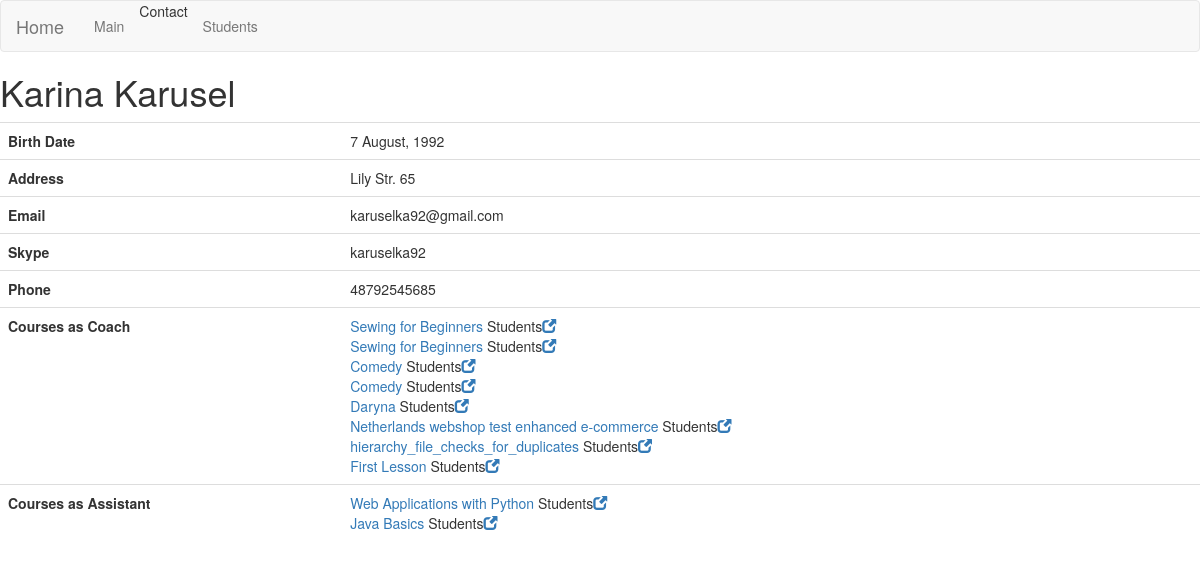
The app's page /coaches/2/, older data.
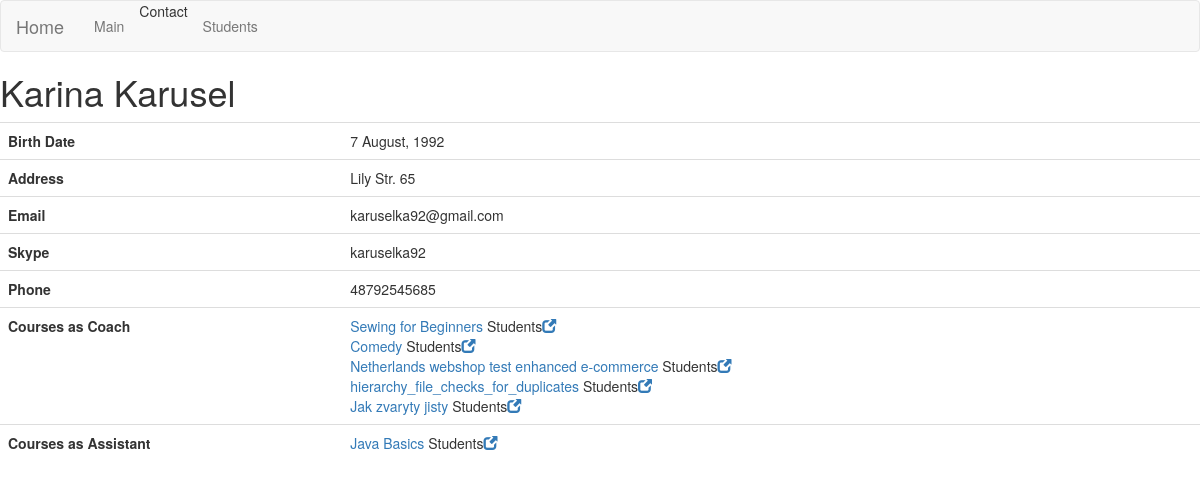
The same page, newer data.
### courses/models.py (models this page shows)
class Course(models.Model):
    name = models.CharField(max_length = 100)
    short_description = models.CharField(max_length = 220)
    description = models.TextField()
    coach = models.ForeignKey(Coach, blank=True, null=True, related_name='coach_courses', on_delete = models.CASCADE)
    assistant = models.ForeignKey(Coach, blank=True, null=True, related_name = 'assistant_courses', on_delete=models.CASCADE)
    def __str__(self):
        return self.name

### coaches/views.py (the view)
# urls.py: url(r'^(?P<pk>[0-9]+)/$', views.CoachView.as_view(), name='coach_details'),]
class CoachView(generic.DetailView):
    context_object_name = 'coach'
    template_name = 'coaches/coach_details.html'
    def get_queryset(self):
        return Coach.objects.all()

### coaches/templates/coaches/coach_details.html (shortened to what this page needs)
{% extends "base.html" %}
{% block main_content %}
<h1>{{ coach.user.first_name }} {{ coach.user.last_name }}</h1>
<table class="table">
  <tbody>
      <tr>
      <th>Birth Date</th>
      <td>{{ coach.date_of_birth|date:"j F, Y" }}</td>
      </tr>
      <tr>
      <th>Address</th>
      <td>{{ coach.address }}</td>
      </tr>
      <tr>
      <th>Email</th>
      <td>{{ coach.user.email }}</td>
      </tr>
      <tr>
      <th>Skype</th>
      <td>{{ coach.skype }}</td>
      </tr>
      <tr>
      <th>Phone</th>
      <td>{{ coach.phone }}</td>
      </tr>
      <tr>
      <th>Courses as Coach</th>
          <td>{% for course in coach.coach_courses.all %}<a href="{% url 'courses:detail' course.id %}"> {{ course }}  </a> Students<a href="{% url 'students:student_list' %}?course_id={{ course.id }}"><span class="glyphicon glyphicon-new-window" aria-hidden="true"></span></a> <br>{% endfor %} </td>
      </tr>
      <tr>
      <th>Courses as Assistant</th>
          <td>{% for course in coach.assistant_courses.all %}<a href="{% url 'courses:detail' course.id %}"> {{ course }} </a>Students<a href="{% url 'students:student_list' %}?course_id={{ course.id }}"><span class="glyphicon glyphicon-new-window" aria-hidden="true"></span></a> <br> {% endfor %}</td>
      </tr>
  </tbody>
</table>
{% endblock main_content %}

Row changes from the older to the newer data that the page shows:
removed Course: name "Sewing for Beginners", shown under "Karina Karusel"
removed Course: name "Comedy", shown under "Karina Karusel"
removed Course: name "Daryna", shown under "Karina Karusel"
removed Course: name "First Lesson", shown under "Karina Karusel"
no longer on this page (row edited): Course: name "Web Applications with Python"
added Course: name "Jak zvaryty jisty", shown under "Karina Karusel"
